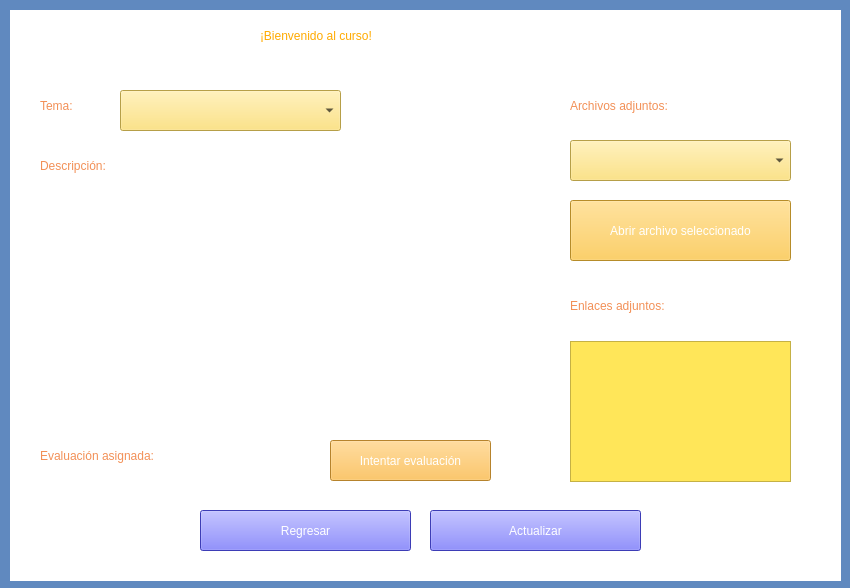
<?xml version="1.0" encoding="UTF-8"?>
<ui version="4.0">
 <class>matriMate</class>
 <widget class="QWidget" name="matriMate">
  <property name="geometry">
   <rect>
    <x>0</x>
    <y>0</y>
    <width>850</width>
    <height>588</height>
   </rect>
  </property>
  <property name="windowTitle">
   <string>Form</string>
  </property>
  <property name="styleSheet">
   <string notr="true">background-color: rgb(96, 137, 191);
</string>
  </property>
  <widget class="QLabel" name="label">
   <property name="geometry">
    <rect>
     <x>10</x>
     <y>10</y>
     <width>831</width>
     <height>571</height>
    </rect>
   </property>
   <property name="styleSheet">
    <string notr="true">background-color: rgb(255, 255, 255);</string>
   </property>
   <property name="text">
    <string/>
   </property>
  </widget>
  <widget class="QLabel" name="label_2">
   <property name="geometry">
    <rect>
     <x>570</x>
     <y>80</y>
     <width>231</width>
     <height>51</height>
    </rect>
   </property>
   <property name="styleSheet">
    <string notr="true">color: rgb(242, 144, 87);
font: 700 18pt &quot;Segoe UI&quot;;

background-color: rgb(255, 255, 255);
</string>
   </property>
   <property name="text">
    <string>Archivos adjuntos:</string>
   </property>
  </widget>
  <widget class="QPushButton" name="botonEntendidoArchivo">
   <property name="geometry">
    <rect>
     <x>200</x>
     <y>510</y>
     <width>211</width>
     <height>41</height>
    </rect>
   </property>
   <property name="styleSheet">
    <string notr="true">background-color: rgb(85, 85, 255);
font: 700 12pt &quot;Segoe UI&quot;;
color: rgb(255, 255, 255);</string>
   </property>
   <property name="text">
    <string>Regresar</string>
   </property>
  </widget>
  <widget class="QComboBox" name="comboBoxArchivos">
   <property name="geometry">
    <rect>
     <x>570</x>
     <y>140</y>
     <width>221</width>
     <height>41</height>
    </rect>
   </property>
   <property name="styleSheet">
    <string notr="true">background-color: rgb(255, 222, 101);</string>
   </property>
  </widget>
  <widget class="QPushButton" name="botonAbrirArchivo">
   <property name="geometry">
    <rect>
     <x>570</x>
     <y>200</y>
     <width>221</width>
     <height>61</height>
    </rect>
   </property>
   <property name="styleSheet">
    <string notr="true">color: rgb(255, 255, 255);
background-color: rgb(255, 196, 58);
font: 700 12pt &quot;Segoe UI&quot;;</string>
   </property>
   <property name="text">
    <string>Abrir archivo seleccionado</string>
   </property>
  </widget>
  <widget class="QLabel" name="label_3">
   <property name="geometry">
    <rect>
     <x>40</x>
     <y>80</y>
     <width>91</width>
     <height>51</height>
    </rect>
   </property>
   <property name="styleSheet">
    <string notr="true">color: rgb(242, 144, 87);
font: 700 18pt &quot;Segoe UI&quot;;

background-color: rgb(255, 255, 255);
</string>
   </property>
   <property name="text">
    <string>Tema:</string>
   </property>
  </widget>
  <widget class="QLabel" name="label_4">
   <property name="geometry">
    <rect>
     <x>40</x>
     <y>140</y>
     <width>161</width>
     <height>51</height>
    </rect>
   </property>
   <property name="styleSheet">
    <string notr="true">color: rgb(242, 144, 87);
font: 700 18pt &quot;Segoe UI&quot;;

background-color: rgb(255, 255, 255);
</string>
   </property>
   <property name="text">
    <string>Descripción:</string>
   </property>
  </widget>
  <widget class="QLabel" name="label_5">
   <property name="geometry">
    <rect>
     <x>260</x>
     <y>10</y>
     <width>331</width>
     <height>51</height>
    </rect>
   </property>
   <property name="styleSheet">
    <string notr="true">color: rgb(255, 170, 0);
font: 700 24pt &quot;Segoe UI&quot;;

background-color: rgb(255, 255, 255);
</string>
   </property>
   <property name="text">
    <string>¡Bienvenido al curso!</string>
   </property>
  </widget>
  <widget class="QLabel" name="label_6">
   <property name="geometry">
    <rect>
     <x>570</x>
     <y>280</y>
     <width>231</width>
     <height>51</height>
    </rect>
   </property>
   <property name="styleSheet">
    <string notr="true">color: rgb(242, 144, 87);
font: 700 18pt &quot;Segoe UI&quot;;

background-color: rgb(255, 255, 255);
</string>
   </property>
   <property name="text">
    <string>Enlaces adjuntos:</string>
   </property>
  </widget>
  <widget class="QLabel" name="label_7">
   <property name="geometry">
    <rect>
     <x>40</x>
     <y>430</y>
     <width>261</width>
     <height>51</height>
    </rect>
   </property>
   <property name="styleSheet">
    <string notr="true">color: rgb(242, 144, 87);
font: 700 18pt &quot;Segoe UI&quot;;

background-color: rgb(255, 255, 255);
</string>
   </property>
   <property name="text">
    <string>Evaluación asignada:</string>
   </property>
  </widget>
  <widget class="QListView" name="listaEnlaces">
   <property name="geometry">
    <rect>
     <x>570</x>
     <y>341</y>
     <width>221</width>
     <height>141</height>
    </rect>
   </property>
   <property name="styleSheet">
    <string notr="true">background-color: rgb(255, 230, 89);</string>
   </property>
  </widget>
  <widget class="QPushButton" name="intentarEvaluacion">
   <property name="geometry">
    <rect>
     <x>330</x>
     <y>440</y>
     <width>161</width>
     <height>41</height>
    </rect>
   </property>
   <property name="styleSheet">
    <string notr="true">font: 700 12pt &quot;Segoe UI&quot;;
color: rgb(255, 255, 255);
background-color: rgb(255, 184, 61);</string>
   </property>
   <property name="text">
    <string>Intentar evaluación</string>
   </property>
  </widget>
  <widget class="QLabel" name="descripcionRelleno">
   <property name="geometry">
    <rect>
     <x>40</x>
     <y>200</y>
     <width>481</width>
     <height>201</height>
    </rect>
   </property>
   <property name="styleSheet">
    <string notr="true">color: rgb(242, 144, 87);
font: 700 18pt &quot;Segoe UI&quot;;
color: rgb(0, 0, 0);

background-color: rgb(255, 255, 255);
</string>
   </property>
   <property name="text">
    <string/>
   </property>
  </widget>
  <widget class="QPushButton" name="cargarEnlaces">
   <property name="geometry">
    <rect>
     <x>430</x>
     <y>510</y>
     <width>211</width>
     <height>41</height>
    </rect>
   </property>
   <property name="styleSheet">
    <string notr="true">font: 700 12pt &quot;Segoe UI&quot;;
color: rgb(255, 255, 255);
background-color: rgb(85, 85, 255);</string>
   </property>
   <property name="text">
    <string>Actualizar</string>
   </property>
  </widget>
  <widget class="QComboBox" name="tituloRelleno">
   <property name="geometry">
    <rect>
     <x>120</x>
     <y>90</y>
     <width>221</width>
     <height>41</height>
    </rect>
   </property>
   <property name="styleSheet">
    <string notr="true">background-color: rgb(255, 222, 101);</string>
   </property>
  </widget>
 </widget>
 <resources/>
 <connections/>
</ui>
